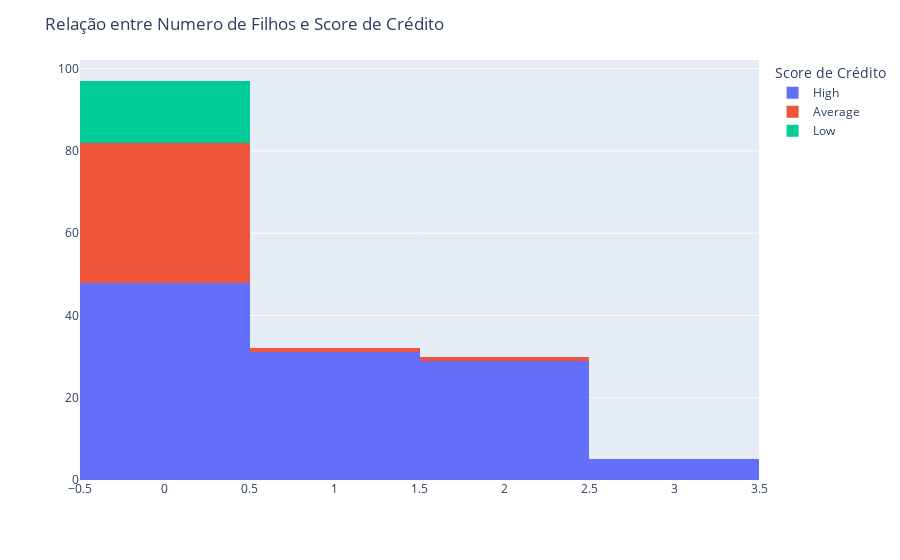

Notebook cell for this chart:
### Markdown cell above
**E) Que outras perguntas te parecem fazer sentido explorarmos a resposta para conhecermos mais nossa base de dados e o comportamento dos clientes?**

 Elabore mais 3 perguntas e responda utilizando gráficos + insights.

### Code cell
fig = px.histogram(df, x='Number of Children', color='Credit Score', barmode='stack')

fig.update_layout(title='Relação entre Numero de Filhos e Score de Crédito',
                  xaxis_title= ' ',
                  yaxis_title= '',
                  legend_title= 'Score de Crédito')
fig.show()

### Figure 1 — Plotly figure (JSON) as saved in the notebook; plotly's stock layout.template omitted (floating-point values rounded to 4 significant figures)
{"data": [{"bingroup": "x", "hovertemplate": "Credit Score=High<br>Number of Children=%{x}<br>count=%{y}<extra></extra>", "legendgroup": "High", "marker": {"color": "#636efa", "pattern": {"shape": ""}}, "name": "High", "orientation": "v", "showlegend": true, "type": "histogram", "x": [0, 2, 1, 0, 3, 0, 2, 0, 1, 0, 2, 0, 1, 0, 2, 0, 1, 0, 2, 0, 1, 2, 1, 0, 3, 0, 2, 0, 1, 0, 2, 0, 1, 0, 2, 0, 1, 0, 2, 0, 1, 2, 1, 2, 1, 0, 3, 0, 2, 0, 1, 0, 2, 0, 1, 0, 2, 0, 1, 0, 2, 0, 1, 2, 1, 2, 1, 0, 3, 0, 2, 0, 1, 0, 2, 0, 1, 0, 2, 0, 1, 0, 2, 0, 1, 2, 1, 2, 1, 1, 0, 0, 1, 2, 1, 0, 3, 0, 2, 0, 1, 0, 2, 0, 1, 0, 2, 0, 1, 0, 2, 0, 1], "xaxis": "x", "yaxis": "y"}, {"bingroup": "x", "hovertemplate": "Credit Score=Average<br>Number of Children=%{x}<br>count=%{y}<extra></extra>", "legendgroup": "Average", "marker": {"color": "#EF553B", "pattern": {"shape": ""}}, "name": "Average", "orientation": "v", "showlegend": true, "type": "histogram", "x": [0, 0, 0, 0, 0, 0, 0, 0, 0, 0, 0, 0, 0, 0, 0, 0, 0, 0, 0, 0, 0, 0, 0, 0, 0, 0, 0, 0, 1, 2, 0, 0, 0, 0, 0, 0], "xaxis": "x", "yaxis": "y"}, {"bingroup": "x", "hovertemplate": "Credit Score=Low<br>Number of Children=%{x}<br>count=%{y}<extra></extra>", "legendgroup": "Low", "marker": {"color": "#00cc96", "pattern": {"shape": ""}}, "name": "Low", "orientation": "v", "showlegend": true, "type": "histogram", "x": [0, 0, 0, 0, 0, 0, 0, 0, 0, 0, 0, 0, 0, 0, 0], "xaxis": "x", "yaxis": "y"}], "layout": {"barmode": "stack", "legend": {"title": {"text": "Score de Crédito"}, "tracegroupgap": 0}, "margin": {"t": 60}, "title": {"text": "Relação entre Numero de Filhos e Score de Crédito"}, "xaxis": {"anchor": "y", "domain": [0, 1], "title": {"text": " "}}, "yaxis": {"anchor": "x", "domain": [0, 1], "title": {"text": ""}}}}
